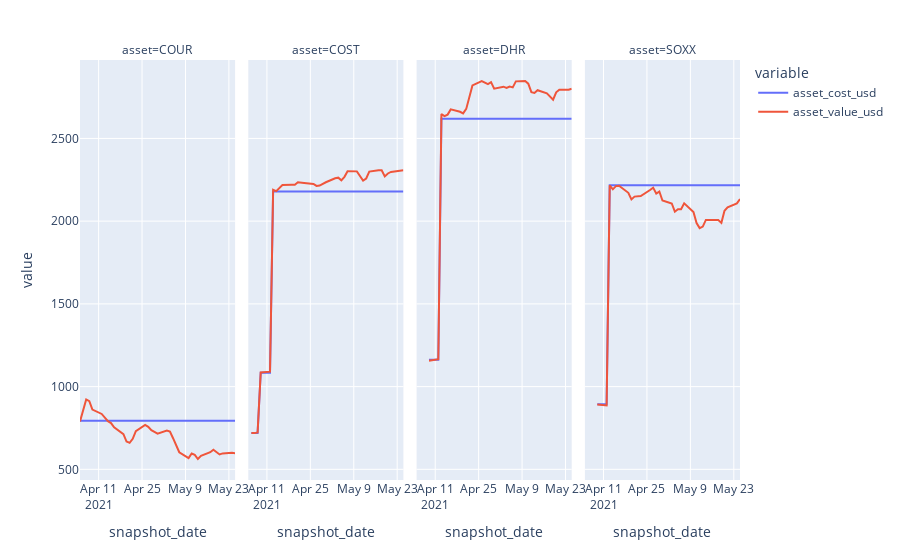

Write notebook code for a chart like this one.
### Code cell
import plotly.express as px

snapshot = (
  portfolio_data
    .asset_snapshot
    .reset_index()
    .melt(
      id_vars = ['snapshot_date', 'asset']
    )
)

fig = px.line(
  snapshot, 
  x = 'snapshot_date', 
  y = 'value', 
  color = 'variable', 
  facet_col = 'asset'
)

# fig.update_xaxes(matches=None)

fig.show()
